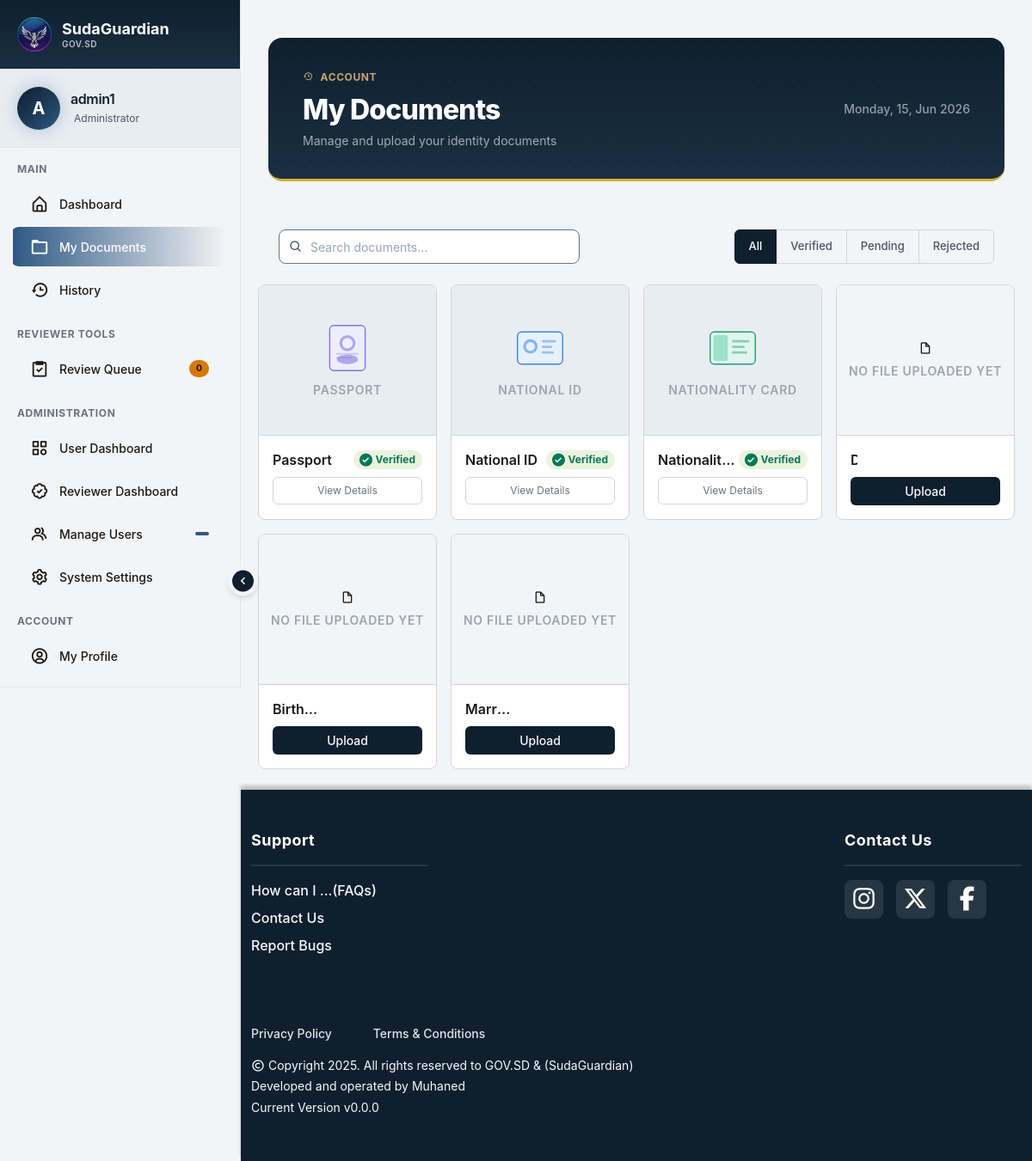
Before: /my-documents (signed in) with the older database file.
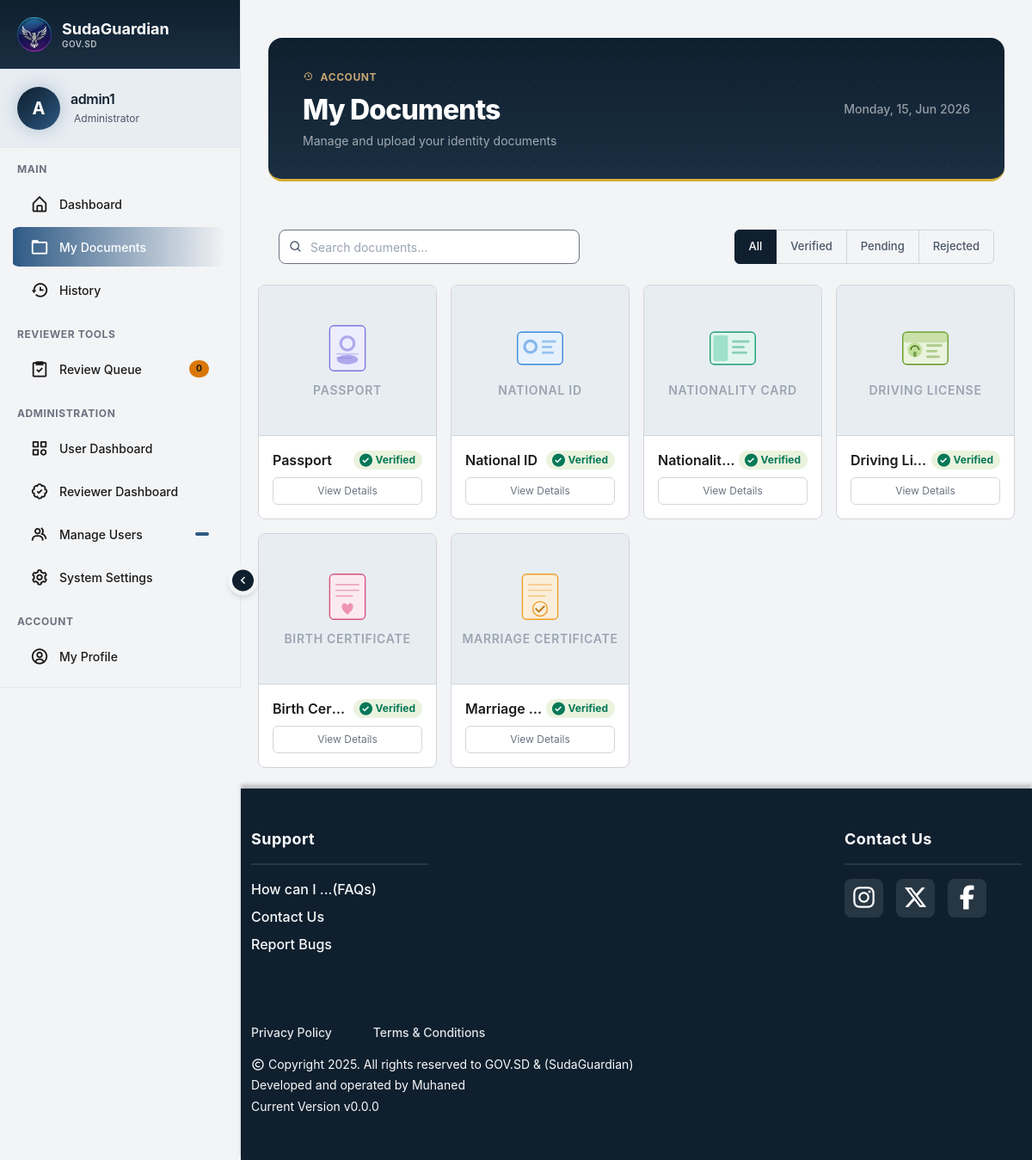
After: the same page with the newer database file.
### tables this page shows
CREATE TABLE users (
    id INTEGER PRIMARY KEY AUTOINCREMENT,
    username TEXT NOT NULL UNIQUE,
    password_hash TEXT,
    national_id_hash TEXT NOT NULL,
    full_name TEXT NOT NULL,
    birthdate TEXT,
    contact_email TEXT NOT NULL UNIQUE,
    contact_phone TEXT NOT NULL UNIQUE,
    verification_status TEXT NOT NULL DEFAULT 'verified',
    verified_at DATETIME NOT NULL,
    national_id_fast TEXT NOT NULL UNIQUE,
    role TEXT CHECK (role IN ('admin', 'user', 'reviewer')) NOT NULL
    , profile_picture TEXT, address TEXT, email_verified INTEGER NOT NULL DEFAULT 1);

CREATE TABLE documents (
id INTEGER PRIMARY KEY AUTOINCREMENT,
user_id INTEGER NOT NULL,
document_type TEXT NOT NULL,
document_number TEXT,
original_filename TEXT,
file_path TEXT UNIQUE,
mimetype TEXT,
size INTEGER,
uploaded_at DATETIME,
has_file INTEGER DEFAULT 0,
status TEXT DEFAULT 'not_uploaded' CHECK(status  IN ('not_uploaded', 'pending', 'verified', 'rejected', 'correction_requested')),
issued DATETIME,
approved_at DATETIME,
qr_token,
updated_at,
name TEXT,
FOREIGN KEY (user_id) REFERENCES users(id) ON DELETE CASCADE);

### app.py (the view)
@app.route("/my-documents")
@login_required
def my_documents():
    docs = {}
    for doc_type, doc_name in STANDARD_DOCUMENTS.items():
        docs[doc_type] = {
            "id": None,
            "name": doc_name,
            "type": doc_type,
            "status": "not_uploaded",
            "issued": "-",
            "has_file": False,
            "file_url": None,
            "qr_link": None
        }
    user_docs = Document.get_by_user(current_user.id)
    if user_docs:
        for row in user_docs:
            doc_type = row.document_type
            if doc_type in docs:
                docs[doc_type].update({
                    "id": row.id,
                    "status": row.status,
                    "issued": row.issued or "-",
                    "has_file": bool(row.has_file),
                    "file_url": url_for("static", filename=row.file_path) if row.file_path else None,
                    "qr_link": url_for("verify_document", token=row.qr_token, _external=True) if row.qr_token else None,
                })
    return render_template("my_documents.html", docs=list(docs.values()))

### app.py (called while the page is built)
@login_manager.user_loader
def load_user(user_id):
    return User.get_by_id(int(user_id))

### models.py (called while the page is built)
    @staticmethod
    def get_by_id(user_id):
        result = db.execute("SELECT * FROM users WHERE id = ?", user_id)
        if result:
            row = result[0]
            return User(
                id=row["id"],
                username=row["username"],
                password=row["password_hash"],
                national_id=row["national_id_hash"],
                full_name=row["full_name"],
                birthdate=row["birthdate"],
                contact_email=row["contact_email"],
                contact_phone=row["contact_phone"],
                verification_status=row["verification_status"],
                verified_at=row["verified_at"],
                national_id_fast=row["national_id_fast"],
                role=row["role"]
            )
        return None

### templates/my_documents.html (shortened to what this page needs)
{% extends "layout.html" %}
{% block content %}
<div class="my-documents-wrapper">
    <div class="my-documents-container container py-4">
        <div class="page-header">
            <div class="page-header-inner">
                <div>
                    <p class="page-eyebrow">
                        <i class='bx bx-history'></i> Account
                    </p>
                    <h1 class="page-title">
                        My Documents
                    </h1>
                    <p class="page-sub">
                        Manage and upload your identity documents
                    </p>
                </div>
                <div class="page-header-meta" id="Date"></div>
            </div>
        </div>
    </div>
    <div
        class="my-documents-controls-conainer d-flex justify-content-center justify-content-md-between align-items-center px-4 mb-4 flex-wrap gap-4">
        <div class="search-wrap">
            <i class='bx bx-search'></i>
            <input type="text" id="searchInput" placeholder="Search documents..." autocomplete="off">
        </div>
        <div class="filter-group btn-group">
            <button class="btn active" data-filter="all">All</button>
            <button class="btn" data-filter="verified">Verified</button>
            <button class="btn" data-filter="pending">Pending</button>
            <button class="btn" data-filter="rejected">Rejected</button>
        </div>
    </div>
    <div class="row g-3" id="docGrid">
        {% for doc in docs %}
        <div class="col-6 col-md-4 col-lg-3" data-status="{{ doc.status }}" data-name="{{ doc.name | lower }}">
            <div class="doc-card h-100">
                <div class="card-thumb {% if not doc.has_file %}empty{% endif %} ">
                    {% if doc.has_file %}
                    <span class="type-lbl">{{ doc.name }}</span>
                    {% else %}
                    <i class='bx bx-file-blank'></i>
                    <span class="type-lbl">No file uploaded yet</span>
                    {% endif %}
                </div>
                <div class="p-3 d-flex flex-column gap-2">
                    <div class="d-flex align-items-center justify-content-between gap-1">
                        <span class="doc-name">{{ doc.name }}</span>
                        <span
                            class="badge my-documents-badge-{{ doc.status }} d-inline-flex align-items-center gap-1 rounded-pill px-2 py-1">
                            <span class="my-documents-status-dot dot-{{ doc.status }}">
                                {% if doc.status == 'verified' %}
                                <i class='bx bxs-check-circle'></i>
                                {% endif %}
                            </span>
                            {{ doc.status | capitalize }}
                        </span>
                    </div>
                    <div class="d-flex gap-2">
                        {% if doc.has_file %}
                        <button class="btn btn-doc-outline flex-fill rounded-2" data-bs-toggle="modal"
                            data-bs-target="#docModal" data-id="{{ doc.id }}">View Details</button>
                        {% else %}
                        <a href="{{ url_for('upload_document', type=doc.type) }}"
                            class="btn-doc-upload flex-fill rounded-2 text-center text-decoration-none text-light">
                            Upload
                        </a>
                        {% endif %}
                    </div>
                </div>
            </div>
        </div>
        {% else %}
        <div class="col-12 text-center py-5 text-secondary">
            <i class='bx bx-folder-open d-block mb-2'></i>
            No documents found
        </div>
        {% endfor %}
    </div>
</div>
</div>
{% endblock %}

### templates/layout.html (shortened to what this page needs)
<!DOCTYPE html>
<html lang="en">
<head>
    <link href="https://cdn.jsdelivr.net/npm/bootstrap@5.2.3/dist/css/bootstrap.min.css" rel="stylesheet"
>
    <link href="https://unpkg.com/boxicons@2.1.4/css/boxicons.min.css" rel="stylesheet">
    <link rel="stylesheet" href="{{ url_for('static', filename='css/styles.css') }}">
</head>
<body>
    <div class="{% if current_user.is_authenticated %}layout-wrapper{% endif %}">
        {% if current_user.is_authenticated %}
        {% include 'sidebar.html' %}
        {% endif %}
        <div class="{% if current_user.is_authenticated %}main-content{% endif %}" id="mainContent">
            <main>
                <div class="w-100 mt-3 main-content-wrapper d-flex flex-column flex-grow-1 px-0">
                    <div class="page-content-body flex-grow-1">
                        {% block content %}
                        {% endblock %}
                    </div>
                    {% include 'footer.html' %}
                </div>
        </div>
</body>
</html>

### templates/sidebar.html (shortened to what this page needs)
{% block head %}
<link rel="stylesheet" href="{{ url_for('static', filename='css/sidebar.css') }}">
{% endblock %}
<aside class="offcanvas-lg offcanvas-start sidebar collapsed" id="sidebar">
    <div class="sidebar-header">
        <div class="sidebar-brand">
            <img src="{{ url_for('static', filename='logo.png') }}" alt="SudaGuardian Logo" class="sidebar-logo">
            <div class="sidebar-brand-text">
                <span class="sidebar-name">SudaGuardian</span>
                <span class="sidebar-subtitle">GOV.SD</span>
            </div>
        </div>
    </div>
    <div class="sidebar-user">
        <div class="user-avatar">
            <span>{{ current_user.username[:1].upper() }}</span>
        </div>
        <div class="user-info">
            <h6 class="user-name">{{ current_user.username }}</h6>
            <span class="user-role">
                {% if current_user.role == 'admin' %}
                 Administrator
                {% elif current_user.role == 'reviewer' %}
                <i class='bx bx-check-circle'></i> Document Reviewer
                {% else %}
                <i class='bx bx-user'></i> Citizen
                {% endif %}
            </span>
        </div>
    </div>
    <div class="sidebar-menu">
        <div class="menu-section">
            <span class="menu-section-title">Main</span>
            <a href="/{{ current_user.role }}-dashboard" class="menu-item">
                <i class='bx bx-home-alt'></i>
                <span class="menu-text">Dashboard</span>
            </a>
            <a href="{{ url_for('my_documents') }}" class="menu-item">
                <i class='bx bx-folder'></i>
                <span class="menu-text">My Documents</span>
            </a>
            <a href="{{ url_for('history') }}" class="menu-item">
                <i class='bx bx-history'></i>
                <span class="menu-text">History</span>
            </a>
        </div>
        {% if current_user.role == 'reviewer' or current_user.role == 'admin' %}
        <div class="menu-section">
            <span class="menu-section-title">Reviewer Tools</span>
            <a href="{{ url_for('review_queue') }}" class="menu-item">
                <i class='bx bx-task'></i>
                <span class="menu-text">Review Queue</span>
                <span class="menu-badge badge-warning">{{ pending_users|length }}</span>
            </a>
        </div>
        {% endif %}
        {% if current_user.role == 'admin' %}
        <div class="menu-section">
            <span class="menu-section-title">Administration</span>
            <a href="{{ url_for('user_dashboard') }}" class="menu-item">
                <i class="bx bx-category"></i>
                <span class="menu-text">User Dashboard</span>
            </a>
            <a href="{{ url_for('reviewer_dashboard') }}" class="menu-item">
                <i class="bx bx-badge-check"></i>
                <span class="menu-text">Reviewer Dashboard</span>
            </a>
            <a href="{{ url_for('manage_users') }}" class="menu-item">
                <i class='bx bx-group'></i>
                <span class="menu-text">Manage Users</span>
                <span class="menu-badge">{{ total_users }}</span>
            </a>
            <a href="{{ url_for('system_settings') }}" class="menu-item">
                <i class='bx bx-cog'></i>
                <span class="menu-text">System Settings</span>
            </a>
        </div>
        {% endif %}
        <div class="menu-section">
            <span class="menu-section-title">Account</span>
            <a href="{{ url_for('my_profile') }}" class="menu-item">
                <i class='bx bx-user-circle'></i>
                <span class="menu-text">My Profile</span>
            </a>
            <a href="{{ url_for('help_and_support') }}" class="menu-item">
            </a>
        </div>
    </div>
    <div class="sidebar-footer">
    </div>
</aside>
<button class="sidebar-toggle-btn d-none d-lg-flex" id="sidebarToggle">
    <i class="bx bx-chevron-right" id="toggleIcon"></i>
</button>

### templates/footer.html (shortened to what this page needs)
<footer class="text-light py-4 ">
        <div class="container text-start py-4">
            <div class="row d-flex justify-content-between">
                <div class="col-md-3 mb-4">
                    <h6 class="ftr-header fw-bold">Support</h6>
                    <hr class="ftr-line">
                    <a class="ftr-link text-light d-block mb-2" href="{{ url_for('help_and_support') }}#faq">How can I ...(FAQs)</a>
                    <a class="ftr-link text-light d-block mb-2" href="{{ url_for('help_and_support') }}#contact">Contact Us</a>
                    <a class="ftr-link text-light d-block mb-2" href="{{ url_for('report_bugs') }}">Report Bugs</a>
                </div>
                <div class="col-md-3 mb-4">
                    <h6 class="ftr-header fw-bold">Contact Us</h6>
                    <hr class="ftr-line">
                    <div class="d-flex justify-content-start">
                        <a class="ftr-icon" href=""><i class="fa-brands fa-instagram"></i></a>
                        <a class="ftr-icon" href=""><i class="fa-brands fa-x-twitter"></i></a>
                        <a class="ftr-icon" href=""><i class="fa-brands fa-facebook-f"></i></a>
                    </div>
                </div>
            </div>
            <div class="text-start mt-5">
                <div class="d-flex gap-5">
                    <a class="ftr-link-decorated text-light" href="{{ url_for('privacy_policy') }}">Privacy Policy</a>
                    <a class="ftr-link-decorated text-light" href="{{ url_for('terms_and_conditions') }}">Terms & Conditions</a>
                </div>
                <div class="d-flex text-light gap-1 mt-3">
                    <span><i class='bx bx-copyright'></i></span>
                    <small>Copyright 2025. All rights reserved to GOV.SD & (SudaGuardian)</small>
                </div>
                <div class="text-light gap-1">
                    <small class="text-light d-block mb-1">Developed and operated by Muhaned</small>
                    <small class="text-light d-block mb-1">Current Version v0.0.0</small>
                </div>
            </div>
        </div>
    </footer>

Changed rows visible on the page:
changed documents (number 4 of 6 on the later page): name (not shown) → "DRIVING LICENSE"; name (not shown) → "Driving Li…"; status (not shown) → "Verified"; has_file "NO FILE UPLOADED YET Upload" → "View Details"
changed documents (number 5 of 6 on the later page): name (not shown) → "BIRTH CERTIFICATE"; name "Birth…" → "Birth Cert…"; status (not shown) → "Verified"; has_file "NO FILE UPLOADED YET Upload" → "View Details"
changed documents (number 6 of 6 on the later page): name (not shown) → "MARRIAGE CERTIFICATE"; name "Marr…" → "Marriage…"; status (not shown) → "Verified"; has_file "NO FILE UPLOADED YET Upload" → "View Details"
